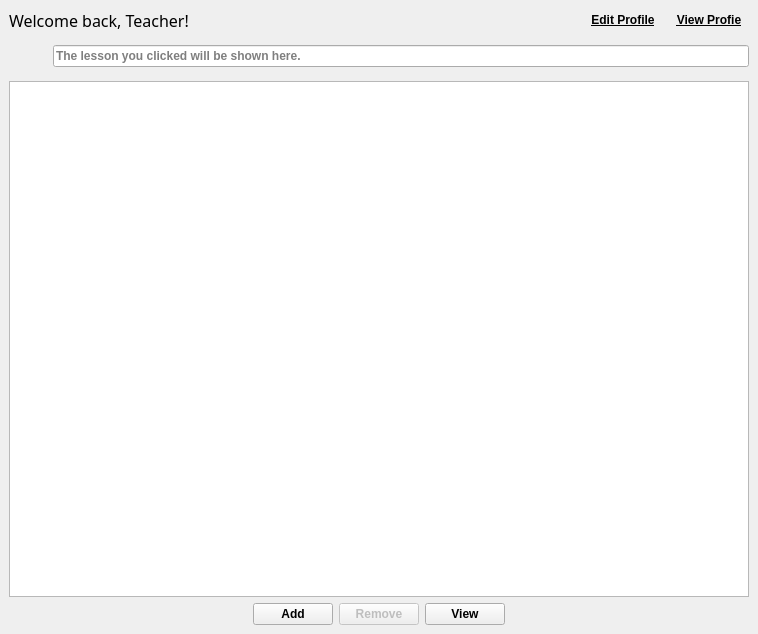
<?xml version="1.0" encoding="UTF-8"?>
<ui version="4.0">
 <class>TeacherPanel</class>
 <widget class="QMainWindow" name="TeacherPanel">
  <property name="geometry">
   <rect>
    <x>0</x>
    <y>0</y>
    <width>758</width>
    <height>634</height>
   </rect>
  </property>
  <property name="windowTitle">
   <string>MainWindow</string>
  </property>
  <property name="autoFillBackground">
   <bool>true</bool>
  </property>
  <widget class="QWidget" name="centralwidget">
   <layout class="QVBoxLayout" name="verticalLayout">
    <item>
     <layout class="QHBoxLayout" name="titleLayout">
      <property name="topMargin">
       <number>0</number>
      </property>
      <item>
       <widget class="QLabel" name="welcomeLabel">
        <property name="font">
         <font>
          <family>Segoe Print</family>
          <pointsize>12</pointsize>
          <bold>false</bold>
         </font>
        </property>
        <property name="text">
         <string>Welcome back, Teacher!</string>
        </property>
       </widget>
      </item>
      <item>
       <spacer name="titleSpacer">
        <property name="orientation">
         <enum>Qt::Orientation::Horizontal</enum>
        </property>
        <property name="sizeHint" stdset="0">
         <size>
          <width>40</width>
          <height>20</height>
         </size>
        </property>
       </spacer>
      </item>
      <item>
       <widget class="QPushButton" name="editProfileButton">
        <property name="font">
         <font>
          <bold>true</bold>
          <underline>true</underline>
         </font>
        </property>
        <property name="styleSheet">
         <string notr="true"/>
        </property>
        <property name="text">
         <string>Edit Profile</string>
        </property>
        <property name="flat">
         <bool>true</bool>
        </property>
       </widget>
      </item>
      <item>
       <widget class="QPushButton" name="viewProfileButton">
        <property name="font">
         <font>
          <bold>true</bold>
          <underline>true</underline>
         </font>
        </property>
        <property name="styleSheet">
         <string notr="true"/>
        </property>
        <property name="text">
         <string>View Profie</string>
        </property>
        <property name="flat">
         <bool>true</bool>
        </property>
       </widget>
      </item>
     </layout>
    </item>
    <item>
     <layout class="QGridLayout" name="teachingLoadLayout">
      <item row="0" column="0">
       <widget class="QToolButton" name="goUpButton">
        <property name="enabled">
         <bool>false</bool>
        </property>
        <property name="toolTip">
         <string>Go Up</string>
        </property>
        <property name="text">
         <string/>
        </property>
        <property name="icon">
         <iconset resource="../../resources/main.qrc">
          <normaloff>:/root/dialogs/go-parent.png</normaloff>:/root/dialogs/go-parent.png</iconset>
        </property>
        <property name="iconSize">
         <size>
          <width>30</width>
          <height>30</height>
         </size>
        </property>
        <property name="autoRaise">
         <bool>true</bool>
        </property>
       </widget>
      </item>
      <item row="0" column="1">
       <widget class="QLineEdit" name="lessonView">
        <property name="font">
         <font>
          <bold>true</bold>
         </font>
        </property>
        <property name="readOnly">
         <bool>true</bool>
        </property>
        <property name="placeholderText">
         <string>The lesson you clicked will be shown here.</string>
        </property>
       </widget>
      </item>
      <item row="1" column="0" colspan="2">
       <widget class="QTableView" name="tableView">
        <property name="autoFillBackground">
         <bool>false</bool>
        </property>
        <property name="styleSheet">
         <string notr="true"/>
        </property>
        <property name="selectionMode">
         <enum>QAbstractItemView::SelectionMode::NoSelection</enum>
        </property>
        <property name="selectionBehavior">
         <enum>QAbstractItemView::SelectionBehavior::SelectRows</enum>
        </property>
        <property name="verticalScrollMode">
         <enum>QAbstractItemView::ScrollMode::ScrollPerItem</enum>
        </property>
        <property name="gridStyle">
         <enum>Qt::PenStyle::NoPen</enum>
        </property>
       </widget>
      </item>
     </layout>
    </item>
    <item>
     <layout class="QHBoxLayout" name="controlLayout">
      <property name="leftMargin">
       <number>0</number>
      </property>
      <item>
       <spacer name="controlLeftSpacer">
        <property name="orientation">
         <enum>Qt::Orientation::Horizontal</enum>
        </property>
        <property name="sizeHint" stdset="0">
         <size>
          <width>40</width>
          <height>20</height>
         </size>
        </property>
       </spacer>
      </item>
      <item>
       <widget class="QPushButton" name="addButton">
        <property name="font">
         <font>
          <bold>true</bold>
         </font>
        </property>
        <property name="toolTip">
         <string>Add a new lesson</string>
        </property>
        <property name="text">
         <string>Add</string>
        </property>
       </widget>
      </item>
      <item>
       <widget class="QPushButton" name="removeButton">
        <property name="enabled">
         <bool>false</bool>
        </property>
        <property name="font">
         <font>
          <bold>true</bold>
         </font>
        </property>
        <property name="toolTip">
         <string>Remove a lesson</string>
        </property>
        <property name="text">
         <string>Remove</string>
        </property>
       </widget>
      </item>
      <item>
       <widget class="QPushButton" name="viewButton">
        <property name="font">
         <font>
          <bold>true</bold>
         </font>
        </property>
        <property name="text">
         <string>View</string>
        </property>
       </widget>
      </item>
      <item>
       <spacer name="controlRightSpacer">
        <property name="orientation">
         <enum>Qt::Orientation::Horizontal</enum>
        </property>
        <property name="sizeHint" stdset="0">
         <size>
          <width>40</width>
          <height>20</height>
         </size>
        </property>
       </spacer>
      </item>
     </layout>
    </item>
   </layout>
  </widget>
 </widget>
 <resources>
  <include location="../../resources/main.qrc"/>
 </resources>
 <connections>
  <connection>
   <sender>addButton</sender>
   <signal>clicked()</signal>
   <receiver>TeacherPanel</receiver>
   <slot>addLesson()</slot>
   <hints>
    <hint type="sourcelabel">
     <x>323</x>
     <y>613</y>
    </hint>
    <hint type="destinationlabel">
     <x>691</x>
     <y>628</y>
    </hint>
   </hints>
  </connection>
  <connection>
   <sender>removeButton</sender>
   <signal>clicked()</signal>
   <receiver>TeacherPanel</receiver>
   <slot>removeEntity()</slot>
   <hints>
    <hint type="sourcelabel">
     <x>400</x>
     <y>607</y>
    </hint>
    <hint type="destinationlabel">
     <x>661</x>
     <y>611</y>
    </hint>
   </hints>
  </connection>
  <connection>
   <sender>goUpButton</sender>
   <signal>clicked()</signal>
   <receiver>TeacherPanel</receiver>
   <slot>goUp()</slot>
   <hints>
    <hint type="sourcelabel">
     <x>31</x>
     <y>63</y>
    </hint>
    <hint type="destinationlabel">
     <x>364</x>
     <y>20</y>
    </hint>
   </hints>
  </connection>
  <connection>
   <sender>tableView</sender>
   <signal>activated(QModelIndex)</signal>
   <receiver>TeacherPanel</receiver>
   <slot>goDown(QModelIndex)</slot>
   <hints>
    <hint type="sourcelabel">
     <x>435</x>
     <y>247</y>
    </hint>
    <hint type="destinationlabel">
     <x>731</x>
     <y>22</y>
    </hint>
   </hints>
  </connection>
  <connection>
   <sender>tableView</sender>
   <signal>clicked(QModelIndex)</signal>
   <receiver>TeacherPanel</receiver>
   <slot>toggleControlButtons(QModelIndex)</slot>
   <hints>
    <hint type="sourcelabel">
     <x>539</x>
     <y>435</y>
    </hint>
    <hint type="destinationlabel">
     <x>584</x>
     <y>31</y>
    </hint>
   </hints>
  </connection>
  <connection>
   <sender>viewButton</sender>
   <signal>clicked()</signal>
   <receiver>TeacherPanel</receiver>
   <slot>viewEntity()</slot>
   <hints>
    <hint type="sourcelabel">
     <x>517</x>
     <y>616</y>
    </hint>
    <hint type="destinationlabel">
     <x>626</x>
     <y>598</y>
    </hint>
   </hints>
  </connection>
  <connection>
   <sender>editProfileButton</sender>
   <signal>clicked()</signal>
   <receiver>TeacherPanel</receiver>
   <slot>editProfile()</slot>
   <hints>
    <hint type="sourcelabel">
     <x>582</x>
     <y>38</y>
    </hint>
    <hint type="destinationlabel">
     <x>752</x>
     <y>54</y>
    </hint>
   </hints>
  </connection>
  <connection>
   <sender>viewProfileButton</sender>
   <signal>clicked()</signal>
   <receiver>TeacherPanel</receiver>
   <slot>viewProfile()</slot>
   <hints>
    <hint type="sourcelabel">
     <x>693</x>
     <y>36</y>
    </hint>
    <hint type="destinationlabel">
     <x>751</x>
     <y>95</y>
    </hint>
   </hints>
  </connection>
 </connections>
 <slots>
  <slot>addLesson()</slot>
  <slot>removeEntity()</slot>
  <slot>goUp()</slot>
  <slot>goDown(QModelIndex)</slot>
  <slot>toggleControlButtons(QModelIndex)</slot>
  <slot>viewEntity()</slot>
  <slot>editProfile()</slot>
  <slot>viewProfile()</slot>
 </slots>
</ui>
